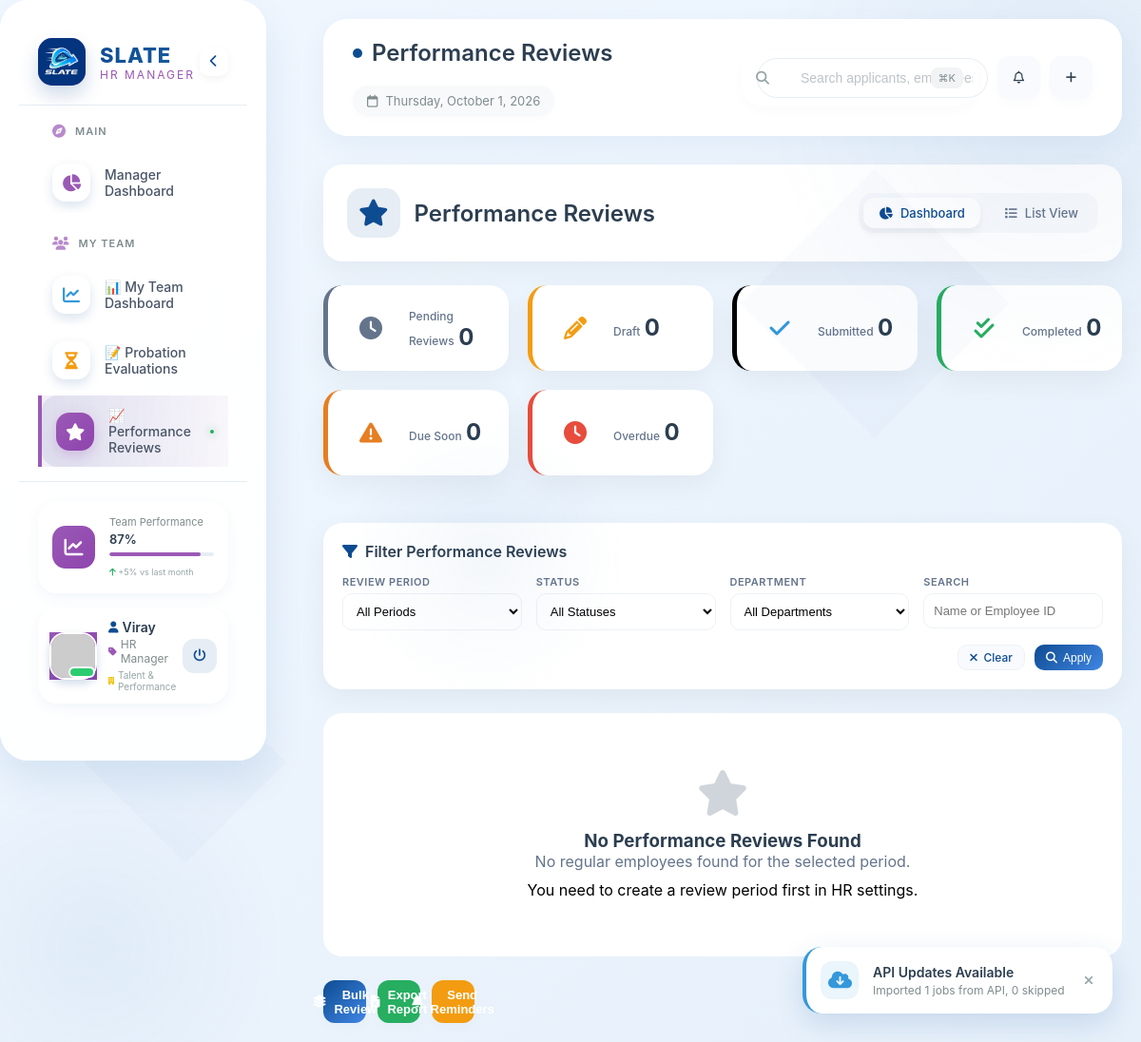
The page /root.php?page=performance-reviews (signed in) on the database its author committed.
### tables this page shows
CREATE TABLE `users` (
  `id` int(11) NOT NULL,
  `username` varchar(50) NOT NULL,
  `email` varchar(100) NOT NULL,
  `password` varchar(255) NOT NULL,
  `full_name` varchar(100) NOT NULL,
  `company_name` varchar(100) DEFAULT NULL,
  `role` enum('admin','dispatcher','driver','customer','manager') DEFAULT 'customer',
  `phone` varchar(20) DEFAULT NULL,
  `profile_picture` varchar(255) DEFAULT NULL,
  `created_at` timestamp NOT NULL DEFAULT current_timestamp(),
  `updated_at` timestamp NOT NULL DEFAULT current_timestamp() ON UPDATE current_timestamp()
);

CREATE TABLE `activity_log` (
  `id` int(11) NOT NULL,
  `user_id` int(11) DEFAULT NULL,
  `action` varchar(100) NOT NULL,
  `description` text DEFAULT NULL,
  `ip_address` varchar(45) DEFAULT NULL,
  `user_agent` text DEFAULT NULL,
  `created_at` timestamp NOT NULL DEFAULT current_timestamp()
);

### modules/performance-reviews.php (the view, shortened to what the rows shown need)
<?php
$page_title = "Performance Reviews";
require_once 'includes/config.php';
?>
<div class="page-header-unique">
    <div class="page-title">
        <h1><?php echo $page_title; ?></h1>
    </div>
</div>

### includes/sidebar-manager.php (shortened to what the rows shown need)
<?php
require_once 'includes/notification_functions.php';
$collapsed = isset($_COOKIE['sidebar']) && $_COOKIE['sidebar'] == 'collapsed';
$user = getUserInfo($pdo, $_SESSION['user_id']);
$full_name = $user['full_name'] ?? 'Manager';
$first_name = explode(' ', $full_name)[0];
?>
<aside class="unique-sidebar <?php echo $collapsed ? 'collapsed' : ''; ?>">
    <div class="sidebar-content">
        <div class="sidebar-footer">
            <div class="couple-profile-widget">
                <?php if (!$collapsed): ?>
                <div class="couple-info">
                    <div class="couple-names">
                        <span class="your-name">
                            <i class="fas fa-user"></i> <?php echo htmlspecialchars($first_name); ?>
                        </span>
                        <span class="partner-name">
                            <i class="fas fa-tag" style="color: #9b59b6;"></i>
                            HR Manager
                        </span>
                    </div>
                    <span class="couple-role">
                        <i class="fas fa-building" style="color: #f1c40f;"></i>
                        Talent & Performance
                    </span>
                </div>
                <?php endif; ?>
            </div>
        </div>
    </div>
</aside>

### includes/header.php (shortened to what the rows shown need)
<?php
require_once 'includes/notification_functions.php';
$current_page = isset($_GET['page']) ? $_GET['page'] : 'dashboard';
$current_subpage = isset($_GET['subpage']) ? $_GET['subpage'] : '';
$page_title = ucfirst(str_replace('-', ' ', $current_subpage ?: $current_page));
$recent_imports = getRecentAPIImports($pdo, 3);
?>
<!DOCTYPE html>
<html lang="en">
<head>
    <link rel="stylesheet" href="https://cdnjs.cloudflare.com/ajax/libs/font-awesome/6.4.0/css/all.min.css">
</head>
<body>
<header class="unique-header">
    <div class="header-left">
        <div class="page-indicator">
            <h2>
                <?php
                if ($current_subpage) {
                    echo ucfirst(str_replace('-', ' ', $current_subpage));
                } else {
                    echo $page_title;
                }
                ?>
            </h2>
        </div>
    </div>
</header>
<?php if (!empty($recent_imports)): ?>
<div class="api-alert" id="apiAlert">
    <div class="api-alert-icon">
        <i class="fas fa-cloud-download-alt"></i>
    </div>
    <div class="api-alert-content">
        <div class="api-alert-title">API Updates Available</div>
        <div class="api-alert-text">
            <?php
            $latest = $recent_imports[0];
            echo htmlspecialchars($latest['description']);
            ?>
        </div>
    </div>
    <button class="api-alert-close" onclick="document.getElementById('apiAlert').remove()">
        <i class="fas fa-times"></i>
    </button>
</div>
<?php endif; ?>

### rows shown on the page
users: full_name "Viray"
activity_log: description "Imported 1 jobs from API, 0 skipped"

### other values the page prints
$page_title "Performance Reviews"
$stats['pending'] "0"
$stats['draft'] "0"
$stats['submitted'] "0"
$stats['completed'] "0"
$stats['due_soon'] "0"
$stats['overdue'] "0"
